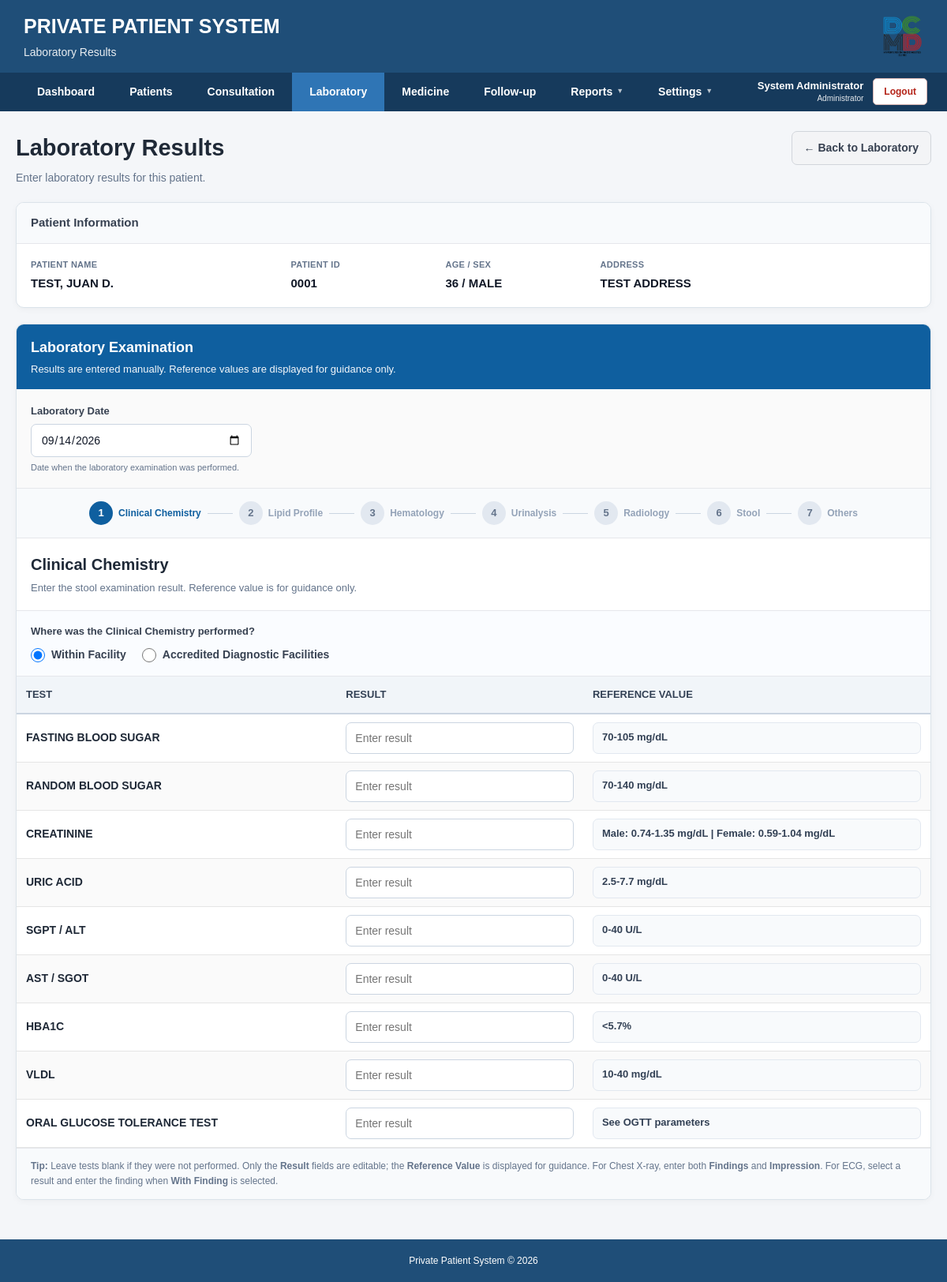
/private_patient_system/laboratory/add.php?id=12 (signed in), run on the app's committed database.
### tables this page shows
CREATE TABLE IF NOT EXISTS `patients` (
  `id` int(11) NOT NULL AUTO_INCREMENT,
  `patient_id` varchar(10) NOT NULL,
  `last_name` varchar(100) NOT NULL,
  `first_name` varchar(100) NOT NULL,
  `middle_name` varchar(100) DEFAULT NULL,
  `birthdate` date NOT NULL,
  `sex` enum('Male','Female') NOT NULL,
  `address` text,
  `contact_no` varchar(20) DEFAULT NULL,
  `emergency_contact` varchar(150) DEFAULT NULL,
  `emergency_contact_no` varchar(20) DEFAULT NULL,
  `date_registered` date NOT NULL,
  `status` enum('Active','Inactive','Deceased') NOT NULL DEFAULT 'Active',
  `created_at` timestamp NOT NULL DEFAULT CURRENT_TIMESTAMP,
  PRIMARY KEY (`id`),
  UNIQUE KEY `patient_id` (`patient_id`)
);

### private_patient_system/laboratory/add.php (the view, shortened to what this page needs)
<?php
require_once "../config/database.php";
$patientId = isset($_GET['id']) ? intval($_GET['id']) : 0;
$stmt = $conn->prepare("
    SELECT
        id,
        patient_id,
        last_name,
        first_name,
        middle_name,
        birthdate,
        sex,
        address,
        contact_no
    FROM patients
    WHERE id = ?
    LIMIT 1
");
$stmt->bind_param("i", $patientId);
$stmt->execute();
$result = $stmt->get_result();
$patient = $result->fetch_assoc();
$middleInitial = "";
if (!empty($patient['middle_name'])) {
    $middleName = trim($patient['middle_name']);
    $middleInitial = " " . strtoupper(substr($middleName, 0, 1)) . ".";
}
$fullName =
    strtoupper(trim($patient['last_name'])) . ", " .
    strtoupper(trim($patient['first_name'])) .
    $middleInitial;
$age = "";
if (!empty($patient['birthdate'])) {
    try {
        $birthDate = new DateTime($patient['birthdate']);
        $today = new DateTime();
        $age = $birthDate->diff($today)->y;
    } catch (Exception $e) {
        $age = "";
    }
}
include "../includes/header.php";
include "../includes/navigation.php";
$clinicalChemistryTests = array(
    "FASTING BLOOD SUGAR",
    "RANDOM BLOOD SUGAR",
    "CREATININE",
    "URIC ACID",
    "SGPT / ALT",
    "AST / SGOT",
    "HBA1C",
    "VLDL",
    "ORAL GLUCOSE TOLERANCE TEST"
);
$lipidTests = array(
    "TOTAL CHOLESTEROL",
    "TRIGLYCERIDES",
    "HDL",
    "LDL"
);
$hematologyTests = array(
    "HEMOGLOBIN",
    "HEMATOCRIT",
    "WBC COUNT",
    "SEGMENTER",
    "LYMPHOCYTE",
    "EOSINOPHIL",
    "MONOCYTE",
    "BASOPHIL",
    "PLATELET COUNT"
);
$urinalysisTests = array(
    "COLOR",
    "APPEARANCE",
    "PH",
    "SPECIFIC GRAVITY",
    "ALBUMIN",
    "SUGAR",
    "KETONES",
    "BLOOD",
    "NITRITE",
    "LEUKOCYTE ESTERASE",
    "EPITHELIAL CELLS",
    "MUCUS THREADS",
    "RBC CELLS",
    "PUS CELLS",
    "AMORPHOUS URATES",
    "AMORPHOUS PHOSPHATES",
    "BACTERIA"
);
$stoolTests = array(
    "FECAL OCCULT BLOOD",
    "FECALYSIS"
);
$otherTests = array(
    "PAP SMEAR",
    "PPD TEST",
    "SPUTUM MICROSCOPY"
);
$referenceRanges = array(
    "FASTING BLOOD SUGAR" => "70-105 mg/dL",
    "RANDOM BLOOD SUGAR" => "70-140 mg/dL",
    "CREATININE" => "Male: 0.74-1.35 mg/dL | Female: 0.59-1.04 mg/dL",
    "URIC ACID" => "2.5-7.7 mg/dL",
    "SGPT / ALT" => "0-40 U/L",
    "AST / SGOT" => "0-40 U/L",
    "HBA1C" => "<5.7%",
    "ORAL GLUCOSE TOLERANCE TEST" => "See OGTT parameters",
    "TOTAL CHOLESTEROL" => "100-200 mg/dL",
    "TRIGLYCERIDES" => "44-148 mg/dL",
    "HDL" => "30-70 mg/dL",
    "LDL" => "Less than 130 mg/dL",
    "VLDL" => "10-40 mg/dL",
    "HEMOGLOBIN" => "Male: 140-180 g/L | Female: 120-160 g/L",
    "HEMATOCRIT" => "Male: 0.40-0.54 | Female: 0.37-0.47",
    "WBC COUNT" => "5-10 x10^9/L",
    "SEGMENTER" => "0.50-0.70",
    "LYMPHOCYTE" => "0.20-0.40",
    "EOSINOPHIL" => "0.01-0.05",
    "MONOCYTE" => "0.02-0.06",
    "BASOPHIL" => "0.00-0.01",
    "PLATELET COUNT" => "Male: 150-450 x10^9/L | Female: 150-450 x10^9/L",
    "COLOR" => "Light yellow",
    "APPEARANCE" => "Clear",
    "PH" => "5.0-8.0",
    "SPECIFIC GRAVITY" => "1.005-1.030",
    "ALBUMIN" => "Negative",
    "SUGAR" => "Negative",
    "KETONES" => "Negative",
    "BLOOD" => "Negative",
    "NITRITE" => "Negative",
    "LEUKOCYTE ESTERASE" => "Negative",
    "EPITHELIAL CELLS" => "Few",
    "MUCUS THREADS" => "Few",
    "RBC CELLS" => "0-1 /HPF",
    "PUS CELLS" => "0-1 /HPF",
    "AMORPHOUS URATES" => "None / Few",
    "AMORPHOUS PHOSPHATES" => "None / Few",
    "BACTERIA" => "Rare",
    "FECAL OCCULT BLOOD" => "Negative",
    "FECALYSIS" => "See fecalysis parameters",
    "PAP SMEAR" => "See cytology report",
    "PPD TEST" => "Negative",
    "SPUTUM MICROSCOPY" => "Negative"
);
$categories = array(
    array(
        "key" => "CHEMISTRY",
        "title" => "Clinical Chemistry",
        "tests" => $clinicalChemistryTests,
        "facilityLabel" => "Where was the Clinical Chemistry performed?"
    ),
    array(
        "key" => "LIPID",
        "title" => "Lipid Profile",
        "tests" => $lipidTests,
        "facilityLabel" => "Where was the Lipid Profile performed?"
    ),
    array(
        "key" => "HEMATOLOGY",
        "title" => "Hematology",
        "tests" => $hematologyTests,
        "facilityLabel" => "Where was the Hematology examination performed?"
    ),
    array(
        "key" => "URINALYSIS",
        "title" => "Urinalysis",
        "tests" => $urinalysisTests,
        "facilityLabel" => "Where was the Urinalysis performed?"
    ),
    array(
        "key" => "STOOL",
        "title" => "Stool",
        "tests" => $stoolTests,
        "facilityLabel" => "Where was the Stool examination performed?"
    ),
    array(
        "key" => "OTHERS",
        "title" => "Others",
        "tests" => $otherTests,
        "facilityLabel" => "Where were the Other tests performed?"
    )
);
$stepNames = array(
    "Clinical Chemistry",
    "Lipid Profile",
    "Hematology",
    "Urinalysis",
    "Radiology",
    "Stool",
    "Others"
);
?>
<div class="lab-page">
    <div class="lab-page-header">
        <div class="lab-title">
            <h2>Laboratory Results</h2>
            <p>Enter laboratory results for this patient.</p>
        </div>
        <a
            href="index.php?id=<?php echo $patientId; ?>"
            class="back-button"
        >
            ← Back to Laboratory
        </a>
    </div>
    <div class="patient-card">
        <div class="patient-card-header">
            Patient Information
        </div>
        <div class="patient-card-body">
            <div class="patient-grid">
                <div class="patient-item">
                    <span class="patient-label">Patient Name</span>
                    <div class="patient-value">
                        <?php echo htmlspecialchars($fullName); ?>
                    </div>
                </div>
                <div class="patient-item">
                    <span class="patient-label">Patient ID</span>
                    <div class="patient-value">
                        <?php echo htmlspecialchars($patient['patient_id']); ?>
                    </div>
                </div>
                <div class="patient-item">
                    <span class="patient-label">Age / Sex</span>
                    <div class="patient-value">
                        <?php echo htmlspecialchars($age); ?>
                        /
                        <?php
                        echo !empty($patient['sex'])
                            ? htmlspecialchars(strtoupper($patient['sex']))
                            : "-";
                        ?>
                    </div>
                </div>
                <div class="patient-item">
                    <span class="patient-label">Address</span>
                    <div class="patient-value">
                        <?php echo htmlspecialchars($patient['address']); ?>
                    </div>
                </div>
            </div>
        </div>
    </div>
    <div class="lab-card">
        <div class="lab-card-header">
            <div class="lab-card-title">Laboratory Examination</div>
            <div class="lab-card-subtitle">
                Results are entered manually. Reference values are displayed for guidance only.
            </div>
        </div>
        <form
            action="save.php"
            method="POST"
            id="laboratoryForm"
            autocomplete="off"
        >
            <div class="date-section">
                <div class="date-field">
                    <label for="test_date">
                        Laboratory Date
                    </label>
                    <input
                        type="date"
                        id="test_date"
                        name="test_date"
                        value="<?php echo date('Y-m-d'); ?>"
                        required
                    >
                    <div class="required-note">
                        Date when the laboratory examination was performed.
                    </div>
                </div>
            </div>
            <div class="step-navigation">
                <div class="step-list">
                    <?php foreach ($stepNames as $index => $stepName): ?>
                        <?php if ($index > 0): ?>
                            <div class="step-line"></div>
                        <?php endif; ?>
                        <div
                            class="step-item <?php echo $index === 0 ? 'active' : ''; ?>"
                            data-step="<?php echo $index; ?>"
                            onclick="showStep(<?php echo $index; ?>)"
                            role="button"
                            tabindex="0"
                            onkeydown="handleStepKey(event, <?php echo $index; ?>)"
                        >
                            <span class="step-number">
                                <?php echo $index + 1; ?>
                            </span>
                            <?php echo htmlspecialchars($stepName); ?>
                        </div>
                    <?php endforeach; ?>
                </div>
            </div>
            <?php foreach ($categories as $index => $category): ?>
                <div
                    class="lab-step <?php echo $index === 0 ? 'active' : ''; ?>"
                    data-step="<?php echo ($index >= 4 ? $index + 1 : $index); ?>"
                >
                    <div class="step-header">
                        <h3>
                            <?php echo htmlspecialchars($category['title']); ?>
                        </h3>
                        <p>
                            Enter the stool examination result. Reference value is for guidance only.
                        </p>
                    </div>
                    <div class="facility-section">
                        <div class="facility-title">
                            <?php echo htmlspecialchars($category['facilityLabel']); ?>
                        </div>
                        <div class="facility-row">
                            <div class="facility-options">
                                <label class="facility-radio">
                                    <input
                                        type="radio"
                                        name="facility_type[<?php echo htmlspecialchars($category['key']); ?>]"
                                        value="WITHIN_FACILITY"
                                        checked
                                        onchange="toggleFacility('<?php echo htmlspecialchars($category['key']); ?>')"
                                    >
                                    <span>Within Facility</span>
                                </label>
                                <label class="facility-radio">
                                    <input
                                        type="radio"
                                        name="facility_type[<?php echo htmlspecialchars($category['key']); ?>]"
                                        value="ACCREDITED_FACILITY"
                                        onchange="toggleFacility('<?php echo htmlspecialchars($category['key']); ?>')"
                                    >
                                    <span>Accredited Diagnostic Facilities</span>
                                </label>
                            </div>
                        </div>
                    </div>
                    <div class="table-scroll">
                        <table class="lab-table <?php echo $category['key'] === "STOOL" ? "stool-table" : ""; ?>">
                            <thead>
                                <tr>
                                    <th>Test</th>
                                    <th>Result</th>
                                    <th>Reference Value</th>
                                </tr>
                            </thead>
                            <tbody>
                                <?php foreach ($category['tests'] as $test): ?>
                                    <tr>
                                        <td class="test-name-cell">
                                            <?php echo htmlspecialchars($test); ?>
                                        </td>
                                        <td>
                                            <input
                                                type="text"
                                                name="result[]"
                                                class="lab-input uppercase-input"
                                                placeholder="Enter result"
                                            >
                                        </td>
                                        <td>
                                            <div class="reference-display">
                                                <?php
                                                echo isset($referenceRanges[$test])
                                                    ? htmlspecialchars($referenceRanges[$test])
                                                    : "-";
                                                ?>
                                            </div>
                                        </td>
                                    </tr>
                                <?php endforeach; ?>
                            </tbody>
                        </table>
                    </div>
                </div>
            <?php if ($index === 3): ?>
            <div class="lab-help">
                <strong>Tip:</strong>
                Leave tests blank if they were not performed.
                Only the <strong>Result</strong> fields are editable;
                the <strong>Reference Value</strong> is displayed for guidance.
                For Chest X-ray, enter both
                <strong>Findings</strong> and <strong>Impression</strong>.
                For ECG, select a result and enter the finding when
                <strong>With Finding</strong> is selected.
            </div>
            <?php endif; ?>
            <?php endforeach; ?>
        </form>
    </div>
</div>
<?php include "../includes/footer.php"; ?>

### private_patient_system/css/style.css (style rules this page uses)
* { box-sizing: border-box; margin: 0; padding: 0; }
html, body { min-height: 100%; }
body { font-family: Arial, Helvetica, sans-serif; background: #f4f6f9; color: #333; line-height: 1.5; min-height: 100vh; display: flex; flex-direction: column; }
table { width: 100%; border-collapse: collapse; background: white; }
table th { background: #1f4e78; color: white; padding: 12px; text-align: left; font-size: 13px; font-weight: 600; }
table td { padding: 11px 12px; border-bottom: 1px solid #e5e5e5; font-size: 13px; }
input, select, textarea { width: 100%; padding: 10px 12px; border: 1px solid #ced4da; border-radius: 5px; font-family: Arial, Helvetica, sans-serif; font-size: 14px; background: white; }

### data on the page
patients: fullName "TEST, JUAN D.", patient "0001", birthdate "36", sex "MALE", address "TEST ADDRESS"

### other printed values
$pageSubtitle "Laboratory Results"
$loggedInName "System Administrator"
$loggedInRole "Administrator"
$stepName "Clinical Chemistry"
$stepName "Lipid Profile"
$stepName "Hematology"
$stepName "Urinalysis"
$stepName "Radiology"
$stepName "Stool"
$stepName "Others"
$category['title'] "Clinical Chemistry"
$category['facilityLabel'] "Where was the Clinical Chemistry performed?"
$test "FASTING BLOOD SUGAR"
$referenceRanges[$test] "70-105 mg/dL"
$test "RANDOM BLOOD SUGAR"
